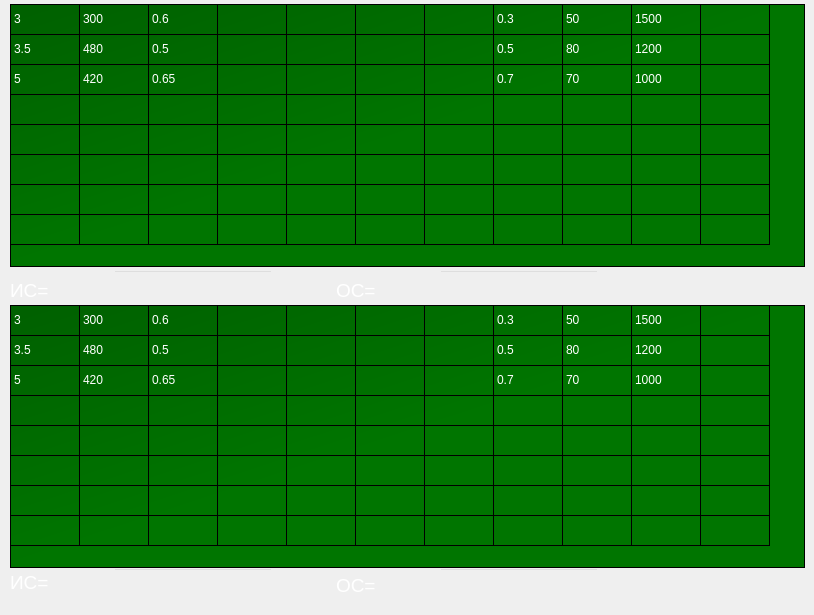
   <widget class="QWidget" name="MAI_2">
    <widget class="QTableWidget" name="tableWidget_14">
     <property name="geometry">
      <rect>
       <x>10</x>
       <y>4</y>
       <width>795</width>
       <height>263</height>
      </rect>
     </property>
     <property name="styleSheet">
      <string notr="true">QTableWidget
{
background-color: 
qlineargradient(x1: 0, y1: 0, x2: 0.5, y2: 0.5, stop: 0 #006000, stop: 1 #007500);
color:white;
}</string>
     </property>
     <property name="columnCount">
      <number>11</number>
     </property>
     <attribute name="horizontalHeaderVisible">
      <bool>false</bool>
     </attribute>
     <attribute name="horizontalHeaderCascadingSectionResizes">
      <bool>false</bool>
     </attribute>
     <attribute name="horizontalHeaderDefaultSectionSize">
      <number>69</number>
     </attribute>
     <attribute name="horizontalHeaderHighlightSections">
      <bool>false</bool>
     </attribute>
     <attribute name="verticalHeaderVisible">
      <bool>false</bool>
     </attribute>
     <attribute name="verticalHeaderCascadingSectionResizes">
      <bool>true</bool>
     </attribute>
     <attribute name="verticalHeaderHighlightSections">
      <bool>true</bool>
     </attribute>
     <row>
      <property name="text">
       <string>А</string>
      </property>
     </row>
     <row>
      <property name="text">
       <string>Б</string>
      </property>
     </row>
     <row>
      <property name="text">
       <string>В</string>
      </property>
     </row>
     <row>
      <property name="text">
       <string>Г</string>
      </property>
     </row>
     <row>
      <property name="text">
       <string>Д</string>
      </property>
     </row>
     <row>
      <property name="text">
       <string>Е</string>
      </property>
     </row>
     <row>
      <property name="text">
       <string>Ё</string>
      </property>
     </row>
     <row>
      <property name="text">
       <string>sum</string>
      </property>
     </row>
     <column>
      <property name="text">
       <string>A</string>
      </property>
     </column>
     <column>
      <property name="text">
       <string>Б</string>
      </property>
     </column>
     <column>
      <property name="text">
       <string>В</string>
      </property>
     </column>
     <column>
      <property name="text">
       <string>Г</string>
      </property>
     </column>
     <column>
      <property name="text">
       <string>Д</string>
      </property>
     </column>
     <column>
      <property name="text">
       <string>Е</string>
      </property>
     </column>
     <column>
      <property name="text">
       <string>Ё</string>
      </property>
     </column>
     <column>
      <property name="text">
       <string>П(а(i))</string>
      </property>
     </column>
     <column>
      <property name="text">
       <string>П(а(i))^(1/6)</string>
      </property>
     </column>
     <column>
      <property name="text">
       <string>x(i)</string>
      </property>
     </column>
     <column>
      <property name="text">
       <string>max(lambda)</string>
      </property>
     </column>
     <item row="0" column="0">
      <property name="text">
       <string>3</string>
      </property>
     </item>
     <item row="0" column="1">
      <property name="text">
       <string>300</string>
      </property>
     </item>
     <item row="0" column="2">
      <property name="text">
       <string>0.6</string>
      </property>
     </item>
     <item row="0" column="7">
      <property name="text">
       <string>0.3</string>
      </property>
     </item>
     <item row="0" column="8">
      <property name="text">
       <string>50</string>
      </property>
     </item>
     <item row="0" column="9">
      <property name="text">
       <string>1500</string>
      </property>
     </item>
     <item row="1" column="0">
      <property name="text">
       <string>3.5</string>
      </property>
     </item>
     <item row="1" column="1">
      <property name="text">
       <string>480</string>
      </property>
     </item>
     <item row="1" column="2">
      <property name="text">
       <string>0.5</string>
      </property>
     </item>
     <item row="1" column="7">
      <property name="text">
       <string>0.5</string>
      </property>
     </item>
     <item row="1" column="8">
      <property name="text">
       <string>80</string>
      </property>
     </item>
     <item row="1" column="9">
      <property name="text">
       <string>1200</string>
      </property>
     </item>
     <item row="2" column="0">
      <property name="text">
       <string>5</string>
      </property>
     </item>
     <item row="2" column="1">
      <property name="text">
       <string>420</string>
      </property>
     </item>
     <item row="2" column="2">
      <property name="text">
       <string>0.65</string>
      </property>
     </item>
     <item row="2" column="7">
      <property name="text">
       <string>0.7</string>
      </property>
     </item>
     <item row="2" column="8">
      <property name="text">
       <string>70</string>
      </property>
     </item>
     <item row="2" column="9">
      <property name="text">
       <string>1000</string>
      </property>
     </item>
    </widget>
    <widget class="QLineEdit" name="OS_2">
     <property name="geometry">
      <rect>
       <x>439</x>
       <y>270</y>
       <width>160</width>
       <height>30</height>
      </rect>
     </property>
     <property name="styleSheet">
      <string notr="true">QLineEdit
{
background: rgb(0,0,0,0);
color: white;
}</string>
     </property>
     <property name="text">
      <string/>
     </property>
    </widget>
    <widget class="QLabel" name="OS_1_l_2">
     <property name="geometry">
      <rect>
       <x>336</x>
       <y>270</y>
       <width>121</width>
       <height>41</height>
      </rect>
     </property>
     <property name="styleSheet">
      <string notr="true">QLabel
{
color: white;
}</string>
     </property>
     <property name="text">
      <string>&lt;html&gt;&lt;head/&gt;&lt;body&gt;&lt;p&gt;&lt;span style=&quot; font-size:14pt;&quot;&gt;ОС=&lt;/span&gt;&lt;/p&gt;&lt;/body&gt;&lt;/html&gt;</string>
     </property>
    </widget>
    <widget class="QLineEdit" name="IS_2">
     <property name="geometry">
      <rect>
       <x>113</x>
       <y>270</y>
       <width>160</width>
       <height>30</height>
      </rect>
     </property>
     <property name="styleSheet">
      <string notr="true">QLineEdit
{
background: rgb(0,0,0,0);
color: white;
}</string>
     </property>
     <property name="text">
      <string/>
     </property>
    </widget>
    <widget class="QLabel" name="IS_1_l_2">
     <property name="geometry">
      <rect>
       <x>10</x>
       <y>270</y>
       <width>121</width>
       <height>41</height>
      </rect>
     </property>
     <property name="styleSheet">
      <string notr="true">QLabel
{
color: white;
}</string>
     </property>
     <property name="text">
      <string>&lt;html&gt;&lt;head/&gt;&lt;body&gt;&lt;p&gt;&lt;span style=&quot; font-size:14pt;&quot;&gt;ИС=&lt;/span&gt;&lt;/p&gt;&lt;/body&gt;&lt;/html&gt;</string>
     </property>
    </widget>
    <widget class="QTableWidget" name="tableWidget_15">
     <property name="geometry">
      <rect>
       <x>10</x>
       <y>305</y>
       <width>795</width>
       <height>263</height>
      </rect>
     </property>
     <property name="styleSheet">
      <string notr="true">QTableWidget
{
background-color: 
qlineargradient(x1: 0, y1: 0, x2: 0.5, y2: 0.5, stop: 0 #006000, stop: 1 #007500);
color:white;
}</string>
     </property>
     <property name="columnCount">
      <number>11</number>
     </property>
     <attribute name="horizontalHeaderVisible">
      <bool>false</bool>
     </attribute>
     <attribute name="horizontalHeaderCascadingSectionResizes">
      <bool>false</bool>
     </attribute>
     <attribute name="horizontalHeaderDefaultSectionSize">
      <number>69</number>
     </attribute>
     <attribute name="verticalHeaderVisible">
      <bool>false</bool>
     </attribute>
     <row>
      <property name="text">
       <string>А</string>
      </property>
     </row>
     <row>
      <property name="text">
       <string>Б</string>
      </property>
     </row>
     <row>
      <property name="text">
       <string>В</string>
      </property>
     </row>
     <row>
      <property name="text">
       <string>Г</string>
      </property>
     </row>
     <row>
      <property name="text">
       <string>Д</string>
      </property>
     </row>
     <row>
      <property name="text">
       <string>Е</string>
      </property>
     </row>
     <row>
      <property name="text">
       <string>Ё</string>
      </property>
     </row>
     <row>
      <property name="text">
       <string>sum</string>
      </property>
     </row>
     <column>
      <property name="text">
       <string>A</string>
      </property>
     </column>
     <column>
      <property name="text">
       <string>Б</string>
      </property>
     </column>
     <column>
      <property name="text">
       <string>В</string>
      </property>
     </column>
     <column>
      <property name="text">
       <string>Г</string>
      </property>
     </column>
     <column>
      <property name="text">
       <string>Д</string>
      </property>
     </column>
     <column>
      <property name="text">
       <string>Е</string>
      </property>
     </column>
     <column>
      <property name="text">
       <string>Ё</string>
      </property>
     </column>
     <column>
      <property name="text">
       <string>П(а(i))</string>
      </property>
     </column>
     <column>
      <property name="text">
       <string>П(а(i))^(1/6)</string>
      </property>
     </column>
     <column>
      <property name="text">
       <string>x(i)</string>
      </property>
     </column>
     <column>
      <property name="text">
       <string>max(lambda)</string>
      </property>
     </column>
     <item row="0" column="0">
      <property name="text">
       <string>3</string>
      </property>
     </item>
     <item row="0" column="1">
      <property name="text">
       <string>300</string>
      </property>
     </item>
     <item row="0" column="2">
      <property name="text">
       <string>0.6</string>
      </property>
     </item>
     <item row="0" column="7">
      <property name="text">
       <string>0.3</string>
      </property>
     </item>
     <item row="0" column="8">
      <property name="text">
       <string>50</string>
      </property>
     </item>
     <item row="0" column="9">
      <property name="text">
       <string>1500</string>
      </property>
     </item>
     <item row="1" column="0">
      <property name="text">
       <string>3.5</string>
      </property>
     </item>
     <item row="1" column="1">
      <property name="text">
       <string>480</string>
      </property>
     </item>
     <item row="1" column="2">
      <property name="text">
       <string>0.5</string>
      </property>
     </item>
     <item row="1" column="7">
      <property name="text">
       <string>0.5</string>
      </property>
     </item>
     <item row="1" column="8">
      <property name="text">
       <string>80</string>
      </property>
     </item>
     <item row="1" column="9">
      <property name="text">
       <string>1200</string>
      </property>
     </item>
     <item row="2" column="0">
      <property name="text">
       <string>5</string>
      </property>
     </item>
     <item row="2" column="1">
      <property name="text">
       <string>420</string>
      </property>
     </item>
     <item row="2" column="2">
      <property name="text">
       <string>0.65</string>
      </property>
     </item>
     <item row="2" column="7">
      <property name="text">
       <string>0.7</string>
      </property>
     </item>
     <item row="2" column="8">
      <property name="text">
       <string>70</string>
      </property>
     </item>
     <item row="2" column="9">
      <property name="text">
       <string>1000</string>
      </property>
     </item>
    </widget>
    <widget class="QLineEdit" name="IS_3">
     <property name="geometry">
      <rect>
       <x>113</x>
       <y>568</y>
       <width>160</width>
       <height>30</height>
      </rect>
     </property>
     <property name="styleSheet">
      <string notr="true">QLineEdit
{
background: rgb(0,0,0,0);
color: white;
}</string>
     </property>
     <property name="text">
      <string/>
     </property>
    </widget>
    <widget class="QLabel" name="IS_1_l_3">
     <property name="geometry">
      <rect>
       <x>10</x>
       <y>562</y>
       <width>121</width>
       <height>41</height>
      </rect>
     </property>
     <property name="styleSheet">
      <string notr="true">QLabel
{
color: white;
}</string>
     </property>
     <property name="text">
      <string>&lt;html&gt;&lt;head/&gt;&lt;body&gt;&lt;p&gt;&lt;span style=&quot; font-size:14pt;&quot;&gt;ИС=&lt;/span&gt;&lt;/p&gt;&lt;/body&gt;&lt;/html&gt;</string>
     </property>
    </widget>
    <widget class="QLabel" name="OS_1_l_3">
     <property name="geometry">
      <rect>
       <x>336</x>
       <y>565</y>
       <width>121</width>
       <height>41</height>
      </rect>
     </property>
     <property name="styleSheet">
      <string notr="true">QLabel
{
color: white;
}</string>
     </property>
     <property name="text">
      <string>&lt;html&gt;&lt;head/&gt;&lt;body&gt;&lt;p&gt;&lt;span style=&quot; font-size:14pt;&quot;&gt;ОС=&lt;/span&gt;&lt;/p&gt;&lt;/body&gt;&lt;/html&gt;</string>
     </property>
    </widget>
    <widget class="QLineEdit" name="OS_3">
     <property name="geometry">
      <rect>
       <x>439</x>
       <y>568</y>
       <width>160</width>
       <height>30</height>
      </rect>
     </property>
     <property name="styleSheet">
      <string notr="true">QLineEdit
{
background: rgb(0,0,0,0);
color: white;
}</string>
     </property>
     <property name="text">
      <string/>
     </property>
    </widget>
   </widget>
